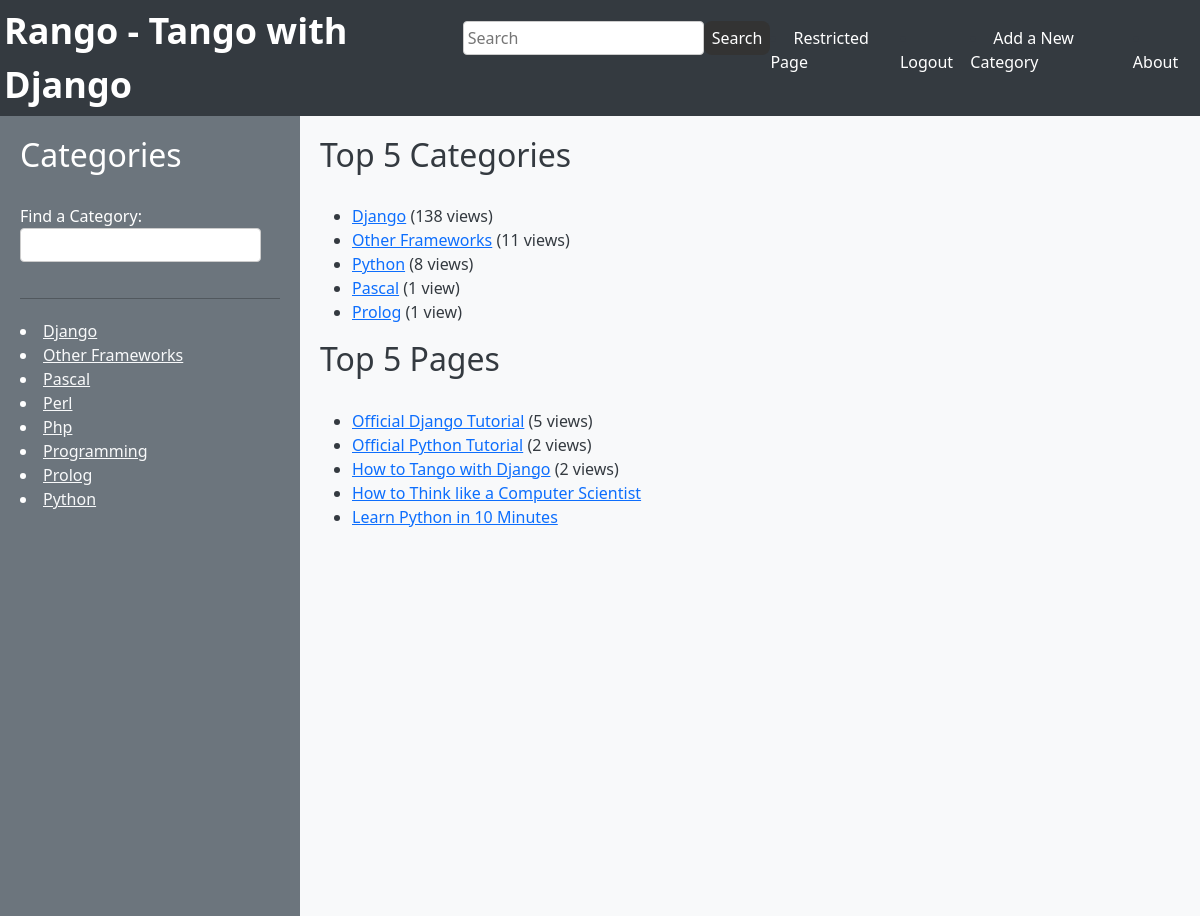
/rango/ (signed in), run on an earlier commit of the app's database.
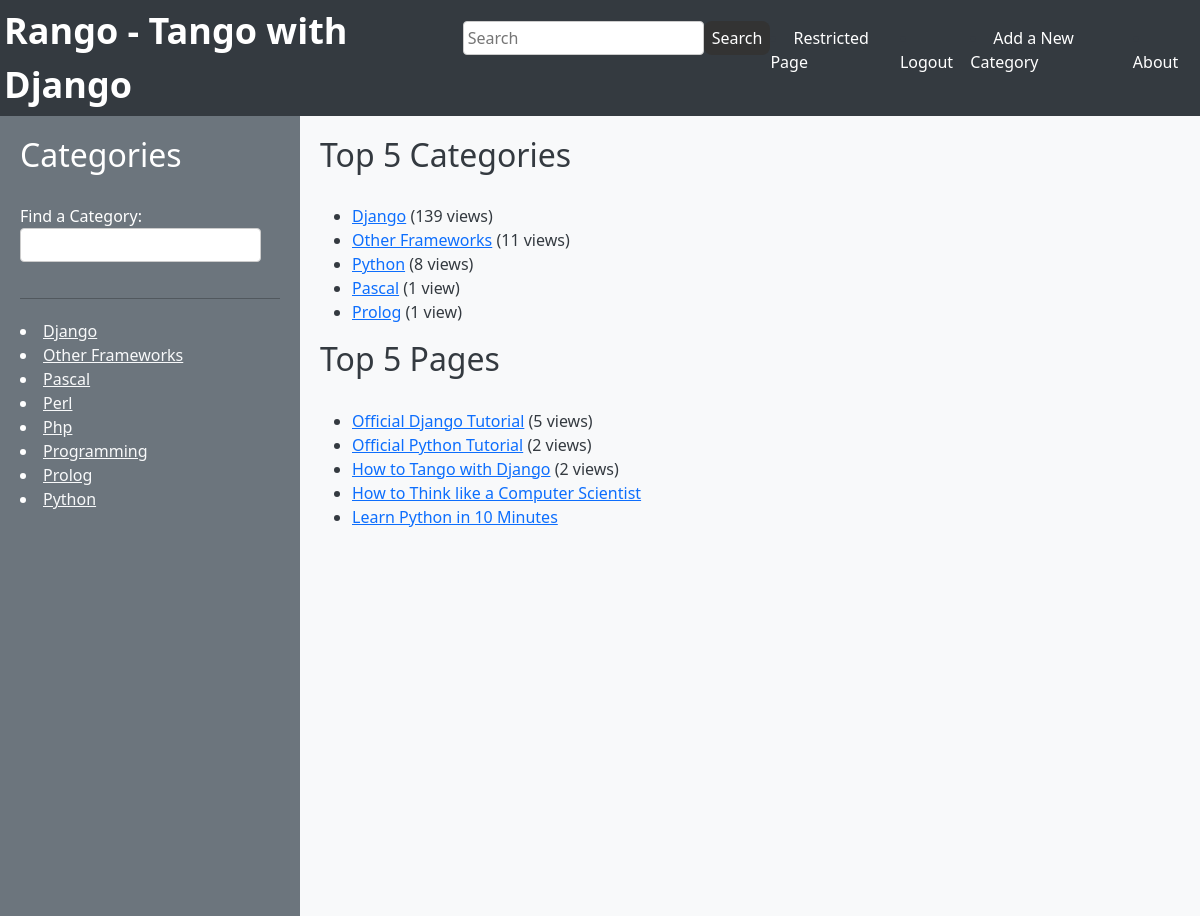
And on a later commit of the database.
### rango/models.py (models this page shows, shortened)
class Category(models.Model):
    name = models.CharField(max_length=128, unique=True)
    likes = models.PositiveIntegerField(default=0)
    views = models.IntegerField(default=0)

class Page(models.Model):
    category = models.ForeignKey(Category, on_delete=models.DO_NOTHING)
    title = models.CharField(max_length=128)
    url = models.URLField()
    views = models.IntegerField(default=0)

### rango/views.py (the view)
# urls.py: path('', index, name='index'),
@login_required
def index(request):
    request.session.set_test_cookie()
    page_list = Page.objects.order_by('-views')[:5]
    category_list = Category.objects.order_by('-views')[:5]
    context_dict = {'categories': category_list, 'page_list': page_list}
    response = render(request,'rango/index.html', context_dict)
    return response

### rango/templatetags/rango_extras.py (called while the page is built)
@register.inclusion_tag('rango/cats.html')
def get_category_list(cat=None):
    return {'cats': Category.objects.all().order_by('name'), 'act_cat': cat, 'pages': Page.objects.all().order_by('title')}

### templates/rango/index.html (shortened to what this page needs)
{% extends 'base.html' %}
{% load static %}
{% block body_block %}
        <div class="panel panel-primary">
            <div class="panel-heading">
                    <h2 class="panel-title">Top 5 Categories</h2>
            </div>
        </div>
        {% if categories %}
            <ul>
                {% for category in categories %}
                <li><a href="/rango/category/{{ category.name }}">{{ category.name }}</a>
                {% if category.views > 1 %}
                    ({{ category.views }} views)
                {% elif category.views == 1 %}
                    ({{ category.views }} view)
                {% endif %}
                {% endfor %}
            </ul>
        {% else %}
            <strong>There are no categories present.</strong>
        {% endif %}
        <div class="panel panel-primary">
            <div class="panel-heading">
                    <h2 class="panel-title">Top 5 Pages</h2>
            </div>
    </div>
            <ul>
            {% for page in page_list %}
                <li>
                <a href="{% url 'goto' %}?page_id={{page.id}}">{{ page.title }}</a>
                    {% if page.views > 1 %}
                            ({{ page.views }} views)
                    {% elif page.views == 1 %}
                            ({{ page.views }} view)
                    {% endif %}
                </li>
            {% endfor %}
        </ul>
{% endblock %}

### templates/base.html (shortened to what this page needs)
{% load rango_extras %}
{% load static %}
<!DOCTYPE html>
<html lang="en">
<head>
  <link rel="stylesheet" href="https://cdn.jsdelivr.net/npm/bootstrap@5.3.0/dist/css/bootstrap.min.css">
</head>
<body>
  <div class="header">
    <a href="{% url 'index' %}" class="header-logo">Rango - Tango with Django</a>
    <div class="header-functions">
      <div class="header-search">
      <form action="{% url 'search' %}" method="GET" class="search-form">
        <input type="text" name="query" placeholder="Search">
        <button type="submit">Search</button>
      </form>
      </div>
      {% if user.is_authenticated %}
        <li><a href="{% url 'restricted' %}">Restricted Page</a></li>
        <li><a href="{% url 'auth_logout' %}?next=/rango/">Logout</a></li>
        <li><a href="{% url 'add_category' %}">Add a New Category</a></li>
      {% else %}
        <li><a href="{% url 'registration_register' %}">Register Here</a></li>
        <li><a href="{% url 'auth_login' %}">Login</a></li>
      {% endif %}
        <li><a href="{% url 'about' %}">About</a></li>
    </div>
  </div>
  <div class="container-fluid">
    <div class="row">
      <div class="col-md-3 left-column">
        <h2>Categories</h2>
          <div class="left-column-content">
            <ul class="nav nav-list">
              <div class="header-search">
              <li class="nav-header">Find a Category: </li>
              <form>
              <li><input  class="search-query span10" type="text" name="suggestion" value="" id="suggestion" /></li>
              </form>
              </div>
            </ul>
          {% block side_block %}
          <hr>
          {% get_category_list %}
          {% endblock %}
          </div>
      </div>
      <div class="col-md-9 middle-column">
        {% block body_block %}
        {% endblock %}
      </div>
    </div>
  </div>
</body>
</html>

### templates/rango/cats.html (shortened to what this page needs)
    {% if cats %}
    {% for c in cats %}
        {% if c == act_cat %} <li  class="active" > {% else  %} <li>{% endif %}
            <a href="/rango/category/{{c.name}}" class="cat-color">{{ c.name }}</a>
        </li>
    {% endfor %}
{% endif %}

### templates/base.html (style rules this page uses)
body { background-color: #f8f9fa; color: #343a40; margin: 0; }
.header { background-color: #343a40; padding: 4px; display: flex; justify-content: space-between; align-items: baseline; }
.header-logo { color: #fff; font-size: 36px; font-weight: bold; text-decoration: none; align-self: baseline }
.header-functions { display: flex; align-items: baseline; }
.header-functions a { color: #fff; margin-right: 0px; text-decoration: none; }
.left-column { background-color: #6c757d; color: #fff; padding: 20px; min-height: 100vh; margin-top: 0px; }
.left-column h2 { font-size: 32px; margin-bottom: 30px; }
.cat-color { color: #f8f9fa; }
.middle-column { padding: 20px; }
.middle-column h2 { font-size: 32px; margin-bottom: 30px; }
hr { border: none; border-top: 1px solid #000; margin: 20px 0; }
.header-search { display: contents; align-items: center; }
.header-search .search-form { display: flex; justify-content: flex-end; }
.header-search input[type="text"] { padding: 4px; border: 1px solid #ccc; border-radius: 4px; }
.header-search button { padding: 4px 8px; background-color: #333; color: #fff; border: none; border-radius: 8px; cursor: pointer; }

What changed in the data, as far as the page shows it:
changed Category "Django": views "138" → "139"
